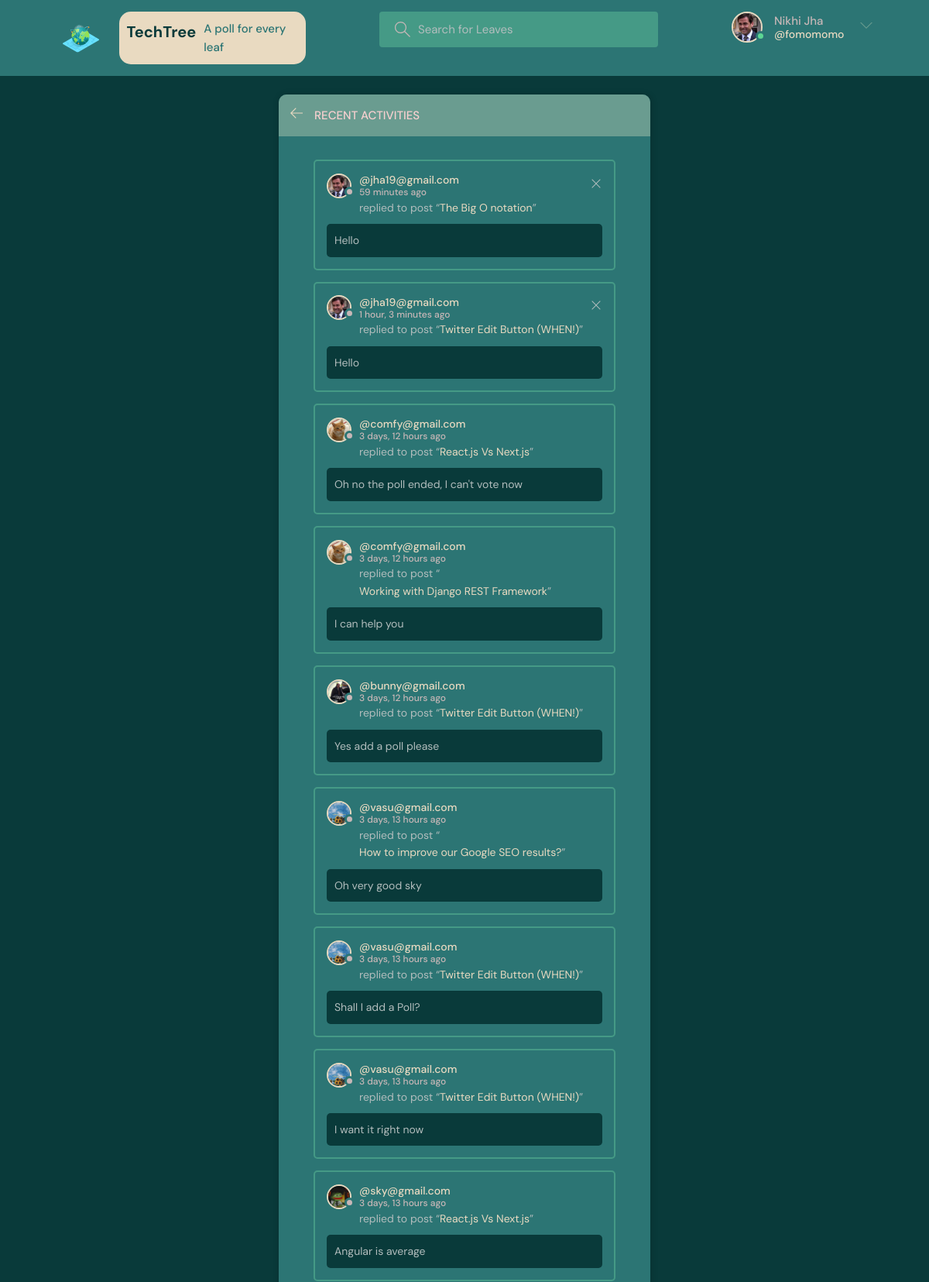
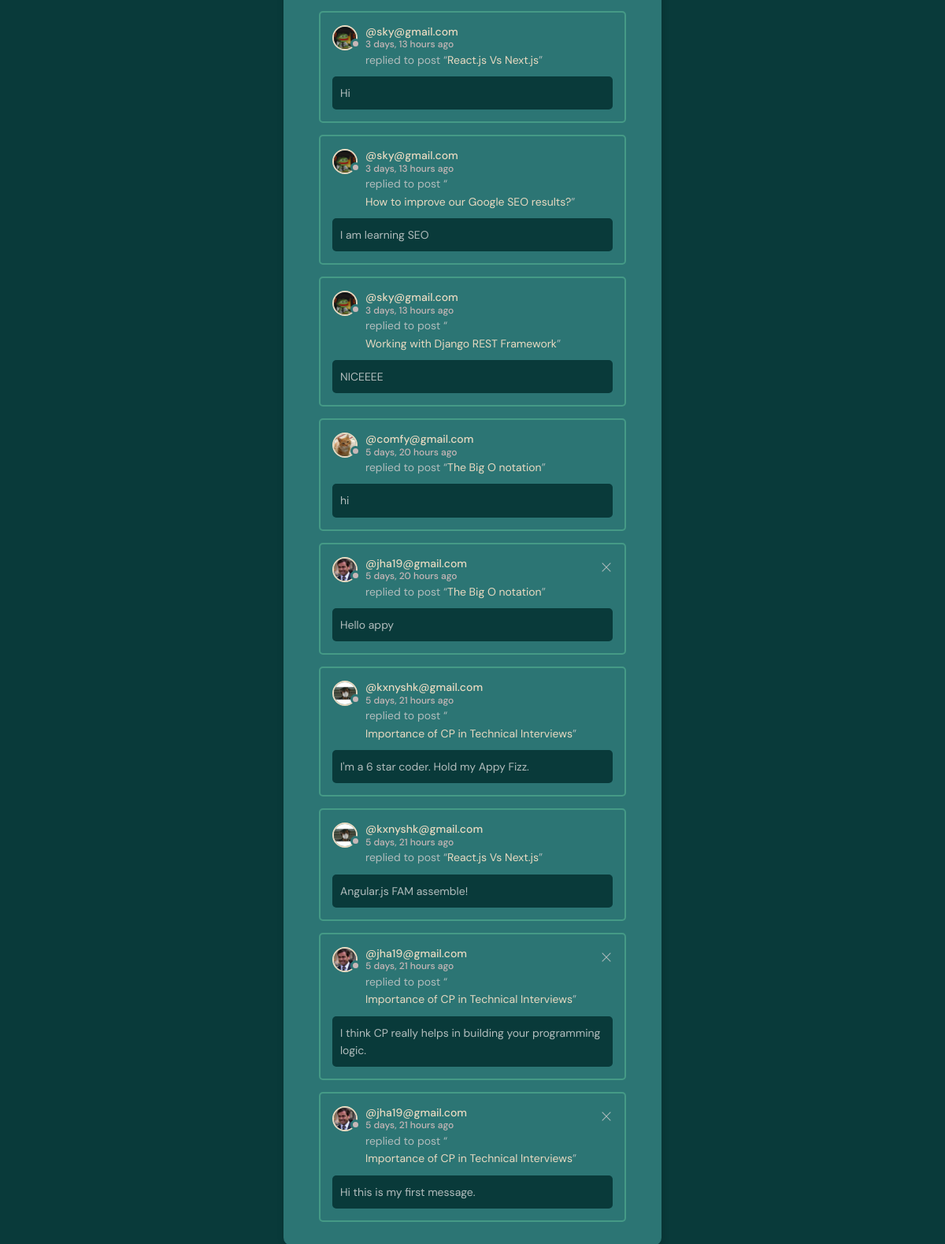
The page /activity/ (signed in) on the database its author committed (2 pictures, top to bottom).
### base/models.py (models this page shows, shortened)
class User(AbstractUser):
    name = models.CharField(max_length=200, null=True)
    email = models.EmailField(unique=True, null=True)
    bio = models.TextField(null=True)
    avatar = models.ImageField(null=True, default="avatar.svg")
    USERNAME_FIELD = 'email'
    REQUIRED_FIELDS = ['username']

class Message(models.Model):
    user = models.ForeignKey(User, on_delete=models.CASCADE)
    room = models.ForeignKey(Room, on_delete=models.CASCADE)
    body = models.TextField()
    updated = models.DateTimeField(auto_now=True)
    created = models.DateTimeField(auto_now_add=True)
    class Meta:
        ordering = ['-updated', '-created']

class Room(models.Model):
    host = models.ForeignKey(User, on_delete=models.SET_NULL, null=True)
    topic = models.ForeignKey(Topic, on_delete=models.SET_NULL, null=True)
    name = models.CharField(max_length=200)
    description = models.TextField(null=True, blank=True)
    participants = models.ManyToManyField(
        User, related_name='participants', blank=True)
    updated = models.DateTimeField(auto_now=True)
    created = models.DateTimeField(auto_now_add=True)
    has_poll = models.BooleanField(default=False)
    class Meta:
        ordering = ['-updated', '-created']
    def __str__(self):
        return self.name

### base/views.py (the view)
# urls.py: path('activity/', views.activityPage, name="activity"),
def activityPage(request):
    room_messages = Message.objects.all()
    return render(request, 'base/activity.html', {'room_messages': room_messages})

### base/templates/base/activity.html
{% extends 'main.html' %}
{% block content %}
<main class="layout">
  <div class="container">
    <div class="layout__box">
      <div class="layout__boxHeader">
        <div class="layout__boxTitle">
          <a href="{% url 'home' %}">
            <svg version="1.1" xmlns="http://www.w3.org/2000/svg" width="32" height="32" viewBox="0 0 32 32">
              <title>arrow-left</title>
              <path
                d="M13.723 2.286l-13.723 13.714 13.719 13.714 1.616-1.611-10.96-10.96h27.625v-2.286h-27.625l10.965-10.965-1.616-1.607z">
              </path>
              </path>
            </svg>
          </a>
          <h3>Recent Activities</h3>
        </div>
      </div>
      <div class="activities-page layout__body">
        {% for message in room_messages %}
        <div class="activities__box">
          <div class="activities__boxHeader roomListRoom__header">
            <a href="{% url 'user-profile' message.user.id %}" class="roomListRoom__author">
              <div class="avatar avatar--small">
                <img src="{{message.user.avatar.url}}" />
              </div>
              <p>
                @{{message.user}}
                <span>{{message.created|timesince}} ago</span>
              </p>
            </a>
            {% if request.user == message.user %}
            <div class="roomListRoom__actions">
              <a href="{% url 'delete-message' message.id %}">
                <svg version="1.1" xmlns="http://www.w3.org/2000/svg" width="32" height="32" viewBox="0 0 32 32">
                  <title>remove</title>
                  <path
                    d="M27.314 6.019l-1.333-1.333-9.98 9.981-9.981-9.981-1.333 1.333 9.981 9.981-9.981 9.98 1.333 1.333 9.981-9.98 9.98 9.98 1.333-1.333-9.98-9.98 9.98-9.981z">
                  </path>
                </svg>
              </a>
            </div>
            {% endif %}
          </div>
          <div class="activities__boxContent">
            <p>replied to post “<a href="{% url 'room' message.room.id %}">{{message.room}}</a>”</p>
            <div class="activities__boxRoomContent">
              {{message.body}}
            </div>
          </div>
        </div>
        {% endfor %}
      </div>
    </div>
  </div>
</main>
{% endblock content %}

### templates/navbar.html (shortened to what this page needs)
{% load static %}
<header class="header header--loggedIn">
    <div class="container">
        <a href="{% url 'home' %}" class="header__logo">
            <img src="{% static 'images/world.svg' %}"/>
            <div class="header__logo__text">
                <h1>TechTree</h1>
                <span>A poll for every leaf</span>
            </div>
        </a>
        <form class="header__search" method="GET" action="{% url 'home' %}">
            <label>
                <input name="q" placeholder="Search for Leaves" />
            </label>
        </form>
        <nav class="header__menu">
            {% if request.user.is_authenticated %}
            <div class="header__user">
                <a href="{% url 'update-user' %}">
                    <div class="avatar avatar--medium active">
                        <img src="{{request.user.avatar.url}}" />
                    </div>
                    <p>{{request.user.name}} <span>@{{request.user.username}}</span></p>
                </a>
                <button class="dropdown-button">
                    <svg version="1.1" xmlns="http://www.w3.org/2000/svg" width="32" height="32" viewBox="0 0 32 32">
                        <title>chevron-down</title>
                        <path d="M16 21l-13-13h-3l16 16 16-16h-3l-13 13z"></path>
                    </svg>
                </button>
            </div>
            {% else %}
            <a href="{% url 'login' %}">
                <img src="{% static 'images/avatar.svg' %}" />
                <p>Login</p>
            </a>
            {% endif %}
        </nav>
    </div>
</header>

### rows shown on the page
User: user.avatar (picture), user.name "Nikhi Jha", user.username "fomomomo"
Message: user.avatar (picture), user "jha19@gmail.com", created "59 minutes", room "The Big O notation", body "Hello"
Message: user.avatar (picture), user "jha19@gmail.com", created "1 hour, 3 minutes", room "Twitter Edit Button (WHEN!)", body "Hello"
Message: user.avatar (picture), user "comfy@gmail.com", created "3 days, 12 hours", room "React.js Vs Next.js", body "Oh no the poll ended, I can't vote now"
Message: user.avatar (picture), user "comfy@gmail.com", created "3 days, 12 hours", room "Working with Django REST Framework", body "I can help you"
Message: user.avatar (picture), user "bunny@gmail.com", created "3 days, 12 hours", room "Twitter Edit Button (WHEN!)", body "Yes add a poll please"
Message: user.avatar (picture), user "vasu@gmail.com", created "3 days, 13 hours", room "How to improve our Google SEO results?", body "Oh very good sky"
Message: user.avatar (picture), user "vasu@gmail.com", created "3 days, 13 hours", room "Twitter Edit Button (WHEN!)", body "Shall I add a Poll?"
Message: user.avatar (picture), user "vasu@gmail.com", created "3 days, 13 hours", room "Twitter Edit Button (WHEN!)", body "I want it right now"
Message: user.avatar (picture), user "sky@gmail.com", created "3 days, 13 hours", room "React.js Vs Next.js", body "Angular is average"
Message: user.avatar (picture), user "sky@gmail.com", created "3 days, 13 hours", room "React.js Vs Next.js", body "Hi"
Message: user.avatar (picture), user "sky@gmail.com", created "3 days, 13 hours", room "How to improve our Google SEO results?", body "I am learning SEO"
Message: user.avatar (picture), user "sky@gmail.com", created "3 days, 13 hours", room "Working with Django REST Framework", body "NICEEEE"
Message: user.avatar (picture), user "comfy@gmail.com", created "5 days, 20 hours", room "The Big O notation", body "hi"
Message: user.avatar (picture), user "jha19@gmail.com", created "5 days, 20 hours", room "The Big O notation", body "Hello appy"
Message: user.avatar (picture), user "kxnyshk@gmail.com", created "5 days, 21 hours", room "Importance of CP in Technical Interviews", body "I'm a 6 star coder. Hold my Appy Fizz."
Message: user.avatar (picture), user "kxnyshk@gmail.com", created "5 days, 21 hours", room "React.js Vs Next.js", body "Angular.js FAM assemble!"
Message: user.avatar (picture), user "jha19@gmail.com", created "5 days, 21 hours", room "Importance of CP in Technical Interviews", body "I think CP really helps in building your programming logic."
Message: user.avatar (picture), user "jha19@gmail.com", created "5 days, 21 hours", room "Importance of CP in Technical Interviews", body "Hi this is my first message."
